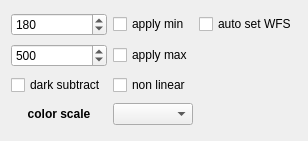
   <widget class="QWidget" name="layoutWidget">
    <property name="geometry">
     <rect>
      <x>10</x>
      <y>500</y>
      <width>301</width>
      <height>141</height>
     </rect>
    </property>
    <layout class="QGridLayout" name="gl_display_control">
     <item row="3" column="1">
      <widget class="QLabel" name="label_5">
       <property name="font">
        <font>
         <weight>75</weight>
         <bold>true</bold>
        </font>
       </property>
       <property name="text">
        <string>color scale</string>
       </property>
       <property name="alignment">
        <set>Qt::AlignCenter</set>
       </property>
      </widget>
     </item>
     <item row="1" column="3">
      <spacer name="horizontalSpacer_3">
       <property name="orientation">
        <enum>Qt::Horizontal</enum>
       </property>
       <property name="sizeHint" stdset="0">
        <size>
         <width>40</width>
         <height>20</height>
        </size>
       </property>
      </spacer>
     </item>
     <item row="1" column="2">
      <widget class="QCheckBox" name="chB_max">
       <property name="text">
        <string>apply max</string>
       </property>
      </widget>
     </item>
     <item row="2" column="1">
      <widget class="QCheckBox" name="chB_dark_sub">
       <property name="text">
        <string>dark subtract</string>
       </property>
      </widget>
     </item>
     <item row="1" column="1">
      <widget class="QDoubleSpinBox" name="dspB_disp_max">
       <property name="decimals">
        <number>0</number>
       </property>
       <property name="minimum">
        <double>-5000.000000000000000</double>
       </property>
       <property name="maximum">
        <double>500000.000000000000000</double>
       </property>
       <property name="value">
        <double>500.000000000000000</double>
       </property>
      </widget>
     </item>
     <item row="0" column="1">
      <widget class="QDoubleSpinBox" name="dspB_disp_min">
       <property name="decimals">
        <number>0</number>
       </property>
       <property name="minimum">
        <double>-5000.000000000000000</double>
       </property>
       <property name="maximum">
        <double>50000.000000000000000</double>
       </property>
       <property name="value">
        <double>180.000000000000000</double>
       </property>
      </widget>
     </item>
     <item row="3" column="2">
      <widget class="QComboBox" name="cmB_cbar"/>
     </item>
     <item row="0" column="2">
      <widget class="QCheckBox" name="chB_min">
       <property name="text">
        <string>apply min</string>
       </property>
      </widget>
     </item>
     <item row="1" column="0">
      <spacer name="horizontalSpacer_4">
       <property name="orientation">
        <enum>Qt::Horizontal</enum>
       </property>
       <property name="sizeHint" stdset="0">
        <size>
         <width>40</width>
         <height>20</height>
        </size>
       </property>
      </spacer>
     </item>
     <item row="2" column="2">
      <widget class="QCheckBox" name="chB_nonlinear">
       <property name="text">
        <string>non linear</string>
       </property>
      </widget>
     </item>
     <item row="0" column="3">
      <widget class="QCheckBox" name="chB_AutoSetWFSThresh">
       <property name="text">
        <string>auto set WFS</string>
       </property>
      </widget>
     </item>
    </layout>
   </widget>
